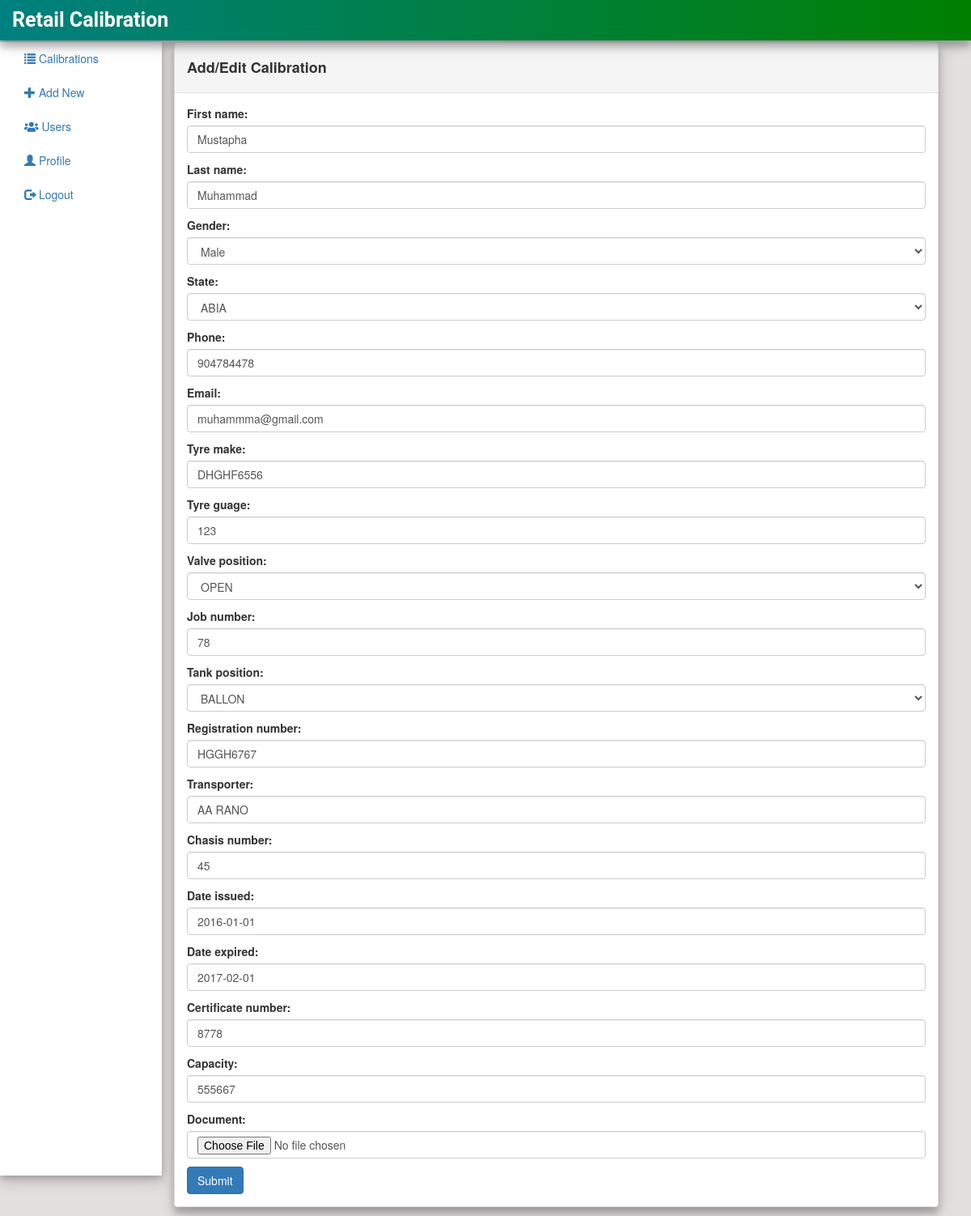
Screenshot of /edit/4 (signed in) with the database file from the repository.
### calibrate/models.py (models this page shows, shortened)
class Calibration(models.Model):
    first_name = models.CharField(max_length=200)
    last_name = models.CharField(max_length=200)
    GENDER_CHOICES = (
        ('M', 'MALE'),
        ('F', 'FEMALE')
    )
    gender = models.CharField(max_length = 1, choices =GENDER_CHOICES)
    STATE_CHOICE = (
        ('ABIA', 'ABIA'),
        ('ADAMAWA', 'ADAMAWA'),
        ('AKWA IBOM', 'AKWA IBOM'),
        ('KANO', 'KANO')
    )
    state = models.CharField(max_length = 20, choices = STATE_CHOICE)
    phone = models.IntegerField(blank=True, null=True)
    email = models.EmailField(max_length=200)
    tyre_make = models.CharField(max_length=200)
    tyre_guage = models.IntegerField(blank=True, null=True)
    VALVE_POSITION_CHOICES = (
        ('OPEN', 'OPEN'),
        ('CLOSE', 'CLOSE'),
        ('NONE', 'NONE')
    )
    valve_position = models.CharField(max_length =20, choices = VALVE_POSITION_CHOICES)
    job_number = models.IntegerField(blank=True, null=True)
    TANK_POSITION_CHOICES = (
        ('BALLON', 'BALLON'),
        ('SPRING', 'SPRING')
    )
    tank_position = models.CharField(max_length=200, choices=TANK_POSITION_CHOICES)
    registration_number= models.CharField(max_length=200)
    transporter = models.CharField(max_length=200)
    chasis_number = models.CharField(max_length=200)
    date_issued = models.DateField(blank=True, null=True)
    date_expired = models.DateField(blank=True, null=True)
    certificate_number = models.IntegerField(default=0)
    capacity = models.IntegerField(default=0)
    document = models.FileField(upload_to='documents')

### calibrate/views.py (the view)
# urls.py: path('edit/<int:pk>', views.CalibrationUpdate.as_view(), name='calibration_edit'),
class CalibrationUpdate(LoginRequiredMixin, UpdateView):
    model = Calibration
    form_class = CalibrationForm
    success_url = reverse_lazy('calibrate:calibration_list')

### calibrate/templates/calibrate/calibration_form.html
{% extends "calibrate/base.html" %} {% block content %}
<div class="col-sm-10">
    <div class="panel panel-default">
        <div class="panel-heading">
            <h4><strong>Add/Edit Calibration </strong></h4>
        </div>
        <div class="panel-body">
            <form method="post" enctype="multipart/form-data">{% csrf_token %} {{ form.as_p }}
                <input type="submit" class="btn btn-primary" value="Submit">
            </form>
        </div>
    </div>
</div>
</div>
{% endblock %}

### calibrate/static/css/mystyle.css (style rules this page uses)
.panel { box-shadow: 0 8px 8px 0 rgba(0, 0, 0, 0.19), 0 6px 20px 0 rgba(0, 0, 0, 0.19); margin-top: 52px; }

### rows the page displays
Calibration: first_name "Mustapha", last_name "Muhammad", gender "Male", state "ABIA", phone "904784478", email "muhammma@gmail.com", tyre_make "DHGHF6556", tyre_guage "123", valve_position "OPEN", job_number "78", tank_position "BALLON", registration_number "HGGH6767", transporter "AA RANO", chasis_number "45", date_issued "2016-01-01", date_expired "2017-02-01", certificate_number "8778", capacity "555667"
